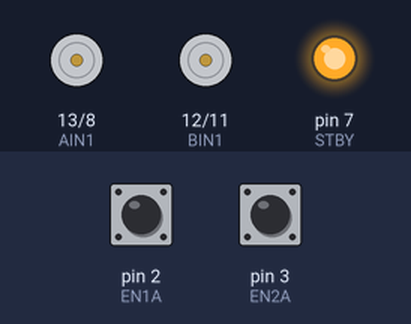
A sketch run on a simulated Arduino Uno, built with avr-gcc and run on an emulated ATmega328P. On the bench: motor-driver pin pairs drawn as motors (green arrow = first pin HIGH = forward, orange = second pin HIGH = backward, longer = more drive, scaled by the enable pin, stopped while the standby pin is LOW), output pins drawn as LEDs (lit = HIGH). Inputs (shaded band) come from the test bench; at power-on: pin 2 (EN1A) HIGH, pin 3 (EN2A) HIGH.

Above: at 1.2 s.
1.3 s: pin 2 (EN1A) pulled LOW for 0.15 s
2.9 s: pin 3 (EN2A) pulled LOW for 0.15 s
Timing chart, 0 to 5.9 s (numbered marks = the images above; inputs shaded):
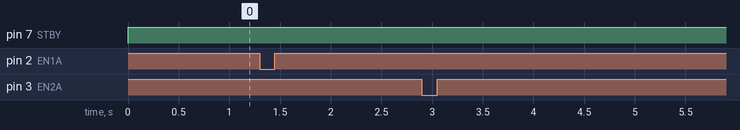

The sketch:

Robot_DEFIA_ver1_6.ino
```cpp
// by DEFIA
// Dwindra Sulistyoutomo
// Edwin Raissa Varian Wahyudi
// Febryanto Chang
// Robosoccer Small Size League 2014

//update ver 1.2
// reset lasterror, lastsig, lasterror2 when set point change (ref!=lastref)
// see at serial.ino

//update ver 1.3
// PI calculation changed a bit

//update ver 1.4
// Kb changed from 1 to 12

#define id  2 //id of robot

//motor 1->right motor 2->left

#define EN1A 2
#define EN2A 3
#define EN1B 4
#define EN2B 5

//define motor >> yujin pcb baru
#define AIN1 13
#define AIN2 8
#define BIN1 12
#define BIN2 11
#define STBY 7
#define PWMA 9
#define PWMB 10

// for control
#define Kn 1380  //speed constant based on datasheet (rpm/V)
#define Ke 0.725 //Back EMF constant (mV/rpm)
#define Ts 0.001 //sampling time

#define maxwrad 533

//pi
#define pi 3.14159

//for serial
  static FILE uartout = {0};
  byte head = 253;
  byte tail = 254;
  char dataIn[12];
  int vr,vl;

//variable for encoder and speed
  long EN1Pos = 0;
  long EN2Pos = 0;
  double wradR=0;
  double wradL=0;
  int TimerReady=0;
//int time;

//variable for control
  int    moveR=0,       moveL=0;
  double wradRefR=0,    wradRefL=0;
  double LastRefR=0,    LastRefL=0;
  double wradErrorR=0,  wradErrorL=0;
  double LastErrorR=0,  LastErrorL=0;
  double LastError2R=0, LastError2L=0;
  double controlsigR=0, controlsigL=0;
  double lastsigR=0,    lastsigL=0;
  double saturationR=0, saturationL=0;
  double antiwindupR=0, antiwindupL=0;
  double KpR=0.57,       KpL=0.57;
  double KiR=52.19,     KiL=52.19;
  double KdR=0,         KdL=0;
  double Kb=12; //konstanta back-calculation

void setup(){
  Serial.begin (9600);
  //for serial data
    fdev_setup_stream (&uartout, uart_putchar, NULL, _FDEV_SETUP_WRITE);
    stdout = &uartout ;
    TCCR1B = TCCR1B & 0b11111000 | 0x01;

  digitalWrite(PWMA, OUTPUT);
  digitalWrite(PWMB, OUTPUT);
  initEncoder();
  initTimer2();
  initDriverMotor();
}

int i;
int j=20;

void loop(){
  if((Serial.available() > 0)&&(Serial.read()==head))
  {
    Serial.readBytesUntil(tail, dataIn, 12);
    parsingData(dataIn);
    //memset(dataIn,  0, sizeof(dataIn));
  }
}
```

control.ino
```cpp
void negSUM(double reference, double actual, double *error){
  *error=reference-actual;
}

void PID_AntiWindup(double Kp, double Ki, double Kd, double error, double LastError, double LastError2, double saturation, double lastsignal, double *controlsignal){
  double antiwindup;
  negSUM(saturation,*controlsignal,&antiwindup);
  //absolute antiwindup
  *controlsignal= Kp*(error-LastError) + (Ki*error+Kb*antiwindup)*Ts + Kd*(error-2*LastError+LastError2)/Ts +lastsignal;
}

void PWMSaturation (double input, int v, int *dir, double *output){
  //direction change for stopping (w=0)
  if (input==0)
    *dir=0;
  else {
    if (v>127)
      *dir=1;
    else if (v<127)
      *dir=-1;
  }
  //saturation limit
  if (input>255)
    *output=255;
  else if (input<0)
    *output=0;
  else
    *output=input;
}

//skema 1
void BigLoop1 (double Kp, double Ki, double Kd, int v, double Ref, double Act, double *Error, double *LastError, double *LastError2, double *Sig, double *LastSig, double *Sat, int *dir){
  negSUM(Ref,Act,&(*Error));
  PID_AntiWindup(Kp,Ki,Kd,*Error,*LastError,*LastError2,*Sat,*LastSig,&(*Sig));
  *LastSig=*Sig;
  *LastError2=*LastError;
  *LastError=*Error;
  PWMSaturation(*Sig,v,&(*dir),&(*Sat));
}
```

encoder_timer2.ino
```cpp
 void initEncoder(){
    pinMode(EN1A, INPUT);
    digitalWrite(EN1A, HIGH);       // turn on pullup resistor
    pinMode(EN2A, INPUT);
    digitalWrite(EN2A, HIGH);       // turn on pullup resistor
    pinMode(EN1B,INPUT);
    digitalWrite(EN1B, HIGH);       // turn on pullup resistor
    pinMode(EN2B,INPUT);
    digitalWrite(EN2B, HIGH);       // turn on pullup resistor
    attachInterrupt(0,doEncoderKa,RISING);
    attachInterrupt(1,doEncoderKi,RISING);
}

void doEncoderKa(){
  //case: only 1 channel A
  EN1Pos++;
}

void doEncoderKi(){
  //case: only 1 channel A
    EN2Pos++;
}

// Timer 2 for counting motor speed
void initTimer2(){   //Timer2 Register Assignment
  //normal mode
  TCCR2A=(0<<COM2A1) | (0<<COM2A0) | (0<<COM2B1) | (0<<COM2B0) | (0<<WGM21) | (0<<WGM20);
  //timer 1ms
  TCCR2B=(0<<WGM22) | (1<<CS22) | (0<<CS21) | (0<<CS20);

  TCNT2=0x06;  //start from 6, so totalcount=250
  OCR2A=0x00;
  OCR2B=0x00;
  TIMSK2=(0<<OCIE2B) | (0<<OCIE2A) | (1<<TOIE2); //Overflow Interrupt Enable
  ASSR=(0<<EXCLK) | (0<<AS2);
}

ISR(TIMER2_OVF_vect) {
  TCNT2=0x06;  //start from 6, so totalcount=250
  TIFR2=0x00;
  TimerReady=1;

  //timer 1ms
  //speed in rad/s
  wradR=abs(EN1Pos)*1000*2*pi/512;
  wradL=abs(EN2Pos)*1000*2*pi/512;

  EN1Pos=0;
  EN2Pos=0;


  BigLoop1(KpR,KiR,KdR,vr,wradRefR,wradR,&wradErrorR,&LastErrorR,&LastError2R,&controlsigR,&lastsigR,&saturationR,&moveR);
  BigLoop1(KpL,KiL,KdL,vl,wradRefL,wradL,&wradErrorL,&LastErrorL,&LastError2L,&controlsigL,&lastsigL,&saturationL,&moveL);
  RunMotor(abs(saturationR),abs(saturationL),moveR,moveL);
}
```

motor.ino
```cpp
void initDriverMotor() {
   //A is right, B is left
   pinMode(AIN1, OUTPUT);
   pinMode(AIN2, OUTPUT);
   pinMode(PWMA, OUTPUT);

   pinMode(BIN1, OUTPUT);
   pinMode(BIN2, OUTPUT);
   pinMode(PWMB, OUTPUT);

   pinMode(STBY, OUTPUT);
}

void RunMotor(int pwmR, int pwmL, int dirR, int dirL){
  if (dirR==1){
    digitalWrite(AIN1, HIGH);
    digitalWrite(AIN2, LOW);
  }
  else if (dirR==-1){
    digitalWrite(AIN1, LOW);
    digitalWrite(AIN2, HIGH);
  }
  else{
    digitalWrite(AIN1, LOW);
    digitalWrite(AIN2, LOW);
  }

  if (dirL==1){
    digitalWrite(BIN1, LOW);
    digitalWrite(BIN2, HIGH);
  }
  else if (dirL==-1){
    digitalWrite(BIN1, HIGH);
    digitalWrite(BIN2, LOW);
  }
  else{
    digitalWrite(BIN1, LOW);
    digitalWrite(BIN2, LOW);
  }
  if (dirR!=0)
    analogWrite(PWMA,pwmR);
  else
    analogWrite(PWMA,200);  // for stopping
  if (dirL!=0)
    analogWrite(PWMB,pwmL);
  else
    analogWrite(PWMB,200);  // for stopping
  digitalWrite(STBY, HIGH);
}
```

serial.ino
```cpp
static int uart_putchar (char c, FILE *stream) {
   Serial.write(c);
   return 0 ;
}

void parsingData(char dt[]){
    vr = (unsigned char)dt[(id*2)-1];
    vl = (unsigned char)dt[(id*2)-2];

    wradRefR= abs(double(vr-127)) *maxwrad/127;
    wradRefL= abs(double(vl-127)) *maxwrad/127;

    if (wradRefR!=LastRefR){
      lastsigR=0;
      LastErrorR=0;
      LastError2R=0;
      LastRefR=wradRefR;
    }

    if (wradRefL!=LastRefL){
      lastsigL=0;
      LastErrorL=0;
      LastError2L=0;
      LastRefL=wradRefL;
    }
}
```
